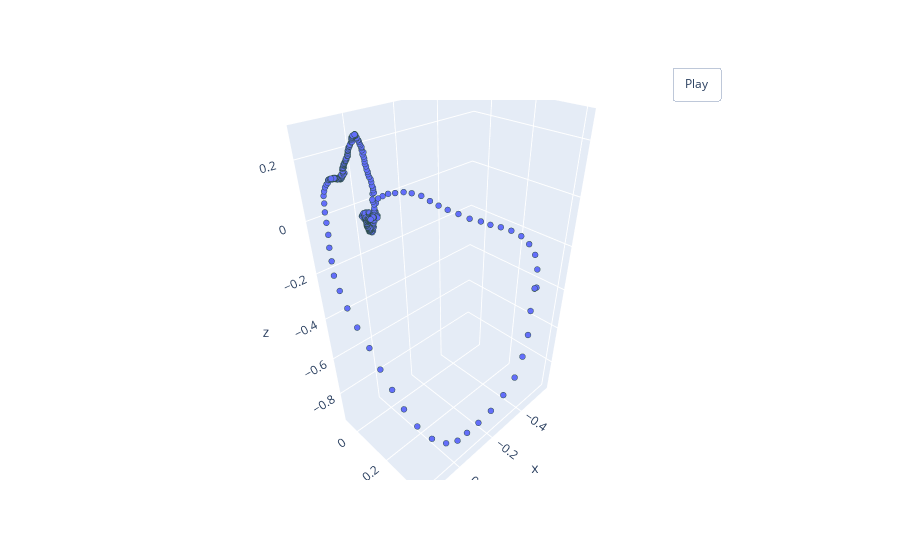

The notebook cell saved with this chart:
### Code cell
classes = {'normal' : 0, 'pathology': 1}
inv_classes = {0 : 'normal', 1 : 'pathology'}
print('Train dataset size: ', len(train_ds))
print('Valid dataset size: ', len(valid_ds))
print('Number of classes: ', len(train_ds.classes))

print('\nПример первого элемент тренировочного датасета:')
print('Sample pointcloud shape: ', train_ds[0]['pointcloud'].size())
print('Class: ', inv_classes[train_ds[0]['category']])
pcshow(*train_ds[0]['pointcloud'].T)

### Figure 1 — Plotly figure (JSON) as saved in the notebook; plotly's stock layout.template omitted (floating-point values rounded to 4 significant figures; data arrays with more than 128 entries replaced by an {"elided": "..."} marker saying what was removed)
{"data": [{"marker": {"line": {"color": "DarkSlateGrey", "width": 2}, "size": 2}, "mode": "markers", "type": "scatter3d", "x": {"elided": "512 float values"}, "y": {"elided": "512 float values"}, "z": {"elided": "512 float values"}}], "layout": {"updatemenus": [{"buttons": [{"args": [null, {"frame": {"duration": 50, "redraw": true}, "fromcurrent": true, "mode": "immediate", "transition": {"duration": 0}}], "label": "Play", "method": "animate"}], "pad": {"r": 10, "t": 45}, "showactive": false, "type": "buttons", "x": 0.8, "xanchor": "left", "y": 1, "yanchor": "bottom"}]}}
